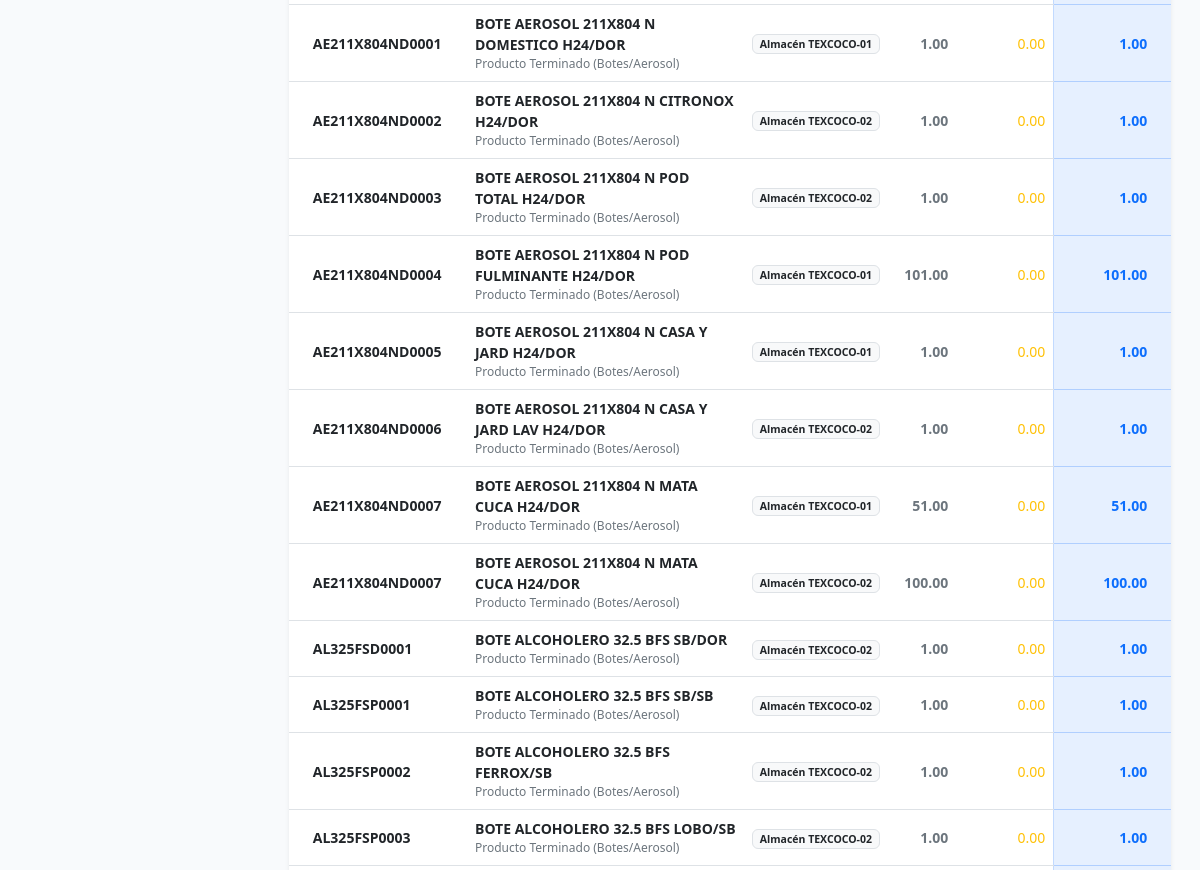
The page /inventario/existencias/ (signed in, middle part) on the database as committed earlier.
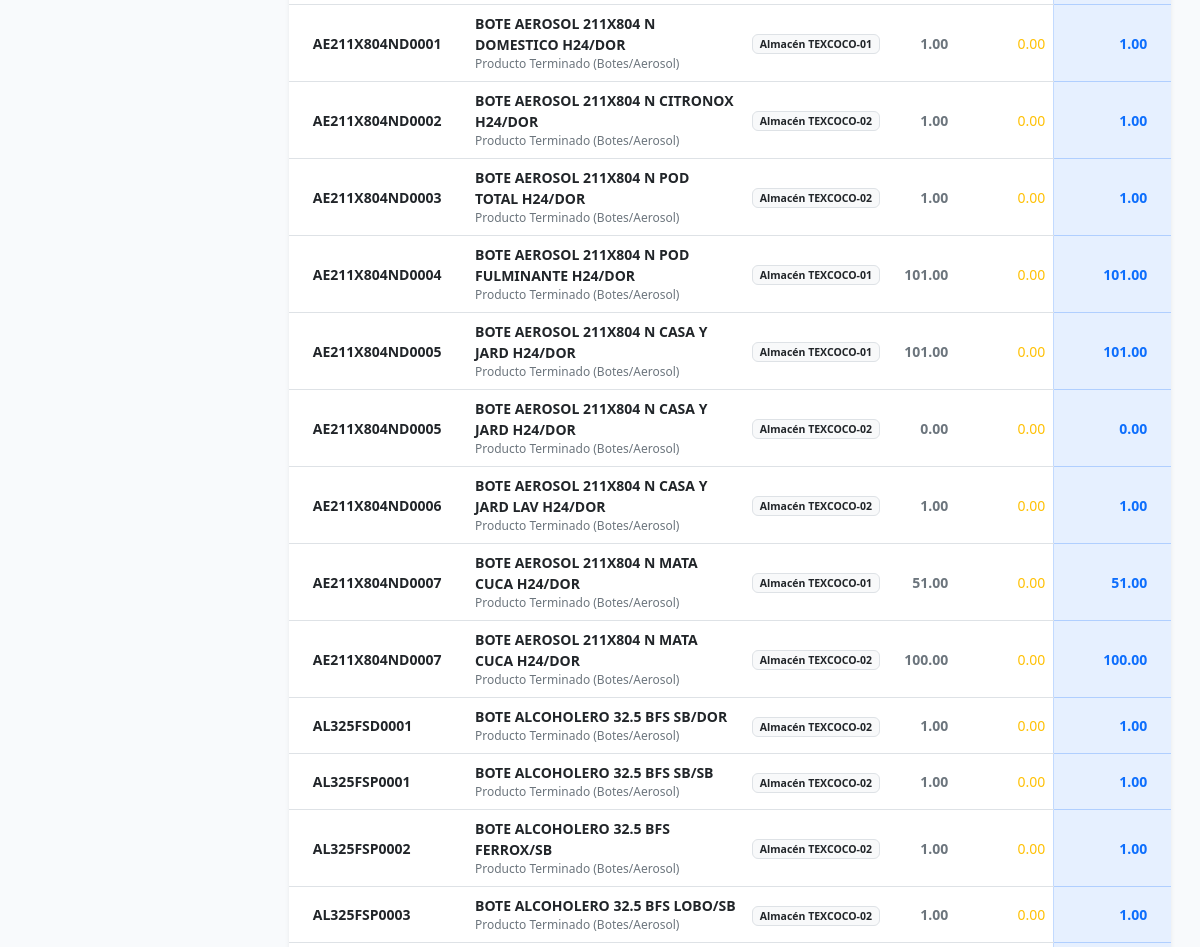
The same page on the database as committed later.
### inventario/models.py (models this page shows, shortened)
class Stock(models.Model):
    producto = models.ForeignKey(Producto, on_delete=models.CASCADE)
    bodega = models.ForeignKey(Bodega, on_delete=models.PROTECT)
    cantidad = models.DecimalField(
        max_digits=18, decimal_places=6, default=Decimal('0.000000'), validators=[MinValueValidator(Decimal('0.000000'))]
    )
    cantidad_reservada = models.DecimalField(
        max_digits=18, decimal_places=6, default=Decimal('0.000000'),
        help_text="Stock apartado para Órdenes de Producción o Pedidos de Venta"
    )
    ubicacion_especifica = models.CharField(max_length=50, blank=True, null=True, help_text="Ej: Pasillo A, Estante 4")
    stock_minimo = models.DecimalField(max_digits=18, decimal_places=6, default=Decimal('0.000000'), help_text="Alerta de stock mínimo")
    fecha_ultima_actualizacion = models.DateTimeField(auto_now=True)
    class Meta:
        verbose_name = "Existencia (Stock)"
        verbose_name_plural = "Existencias por Ubicación"
        unique_together = ('producto', 'bodega')
    @property
    def cantidad_disponible(self):
        return self.cantidad - self.cantidad_reservada

class Producto(models.Model):
    MATERIA_PRIMA = 'MP'
    COMPONENTE = 'CP'
    PRODUCTO_TERMINADO = 'PT'
    TIPO_PRODUCTO_CHOICES = [
        (MATERIA_PRIMA, 'Materia Prima (Químicos/Hojalata)'),
        (COMPONENTE, 'Componente (Válvulas/Tapas)'),
        (PRODUCTO_TERMINADO, 'Producto Terminado (Botes/Aerosol)'),
    ]
    nombre = models.CharField(max_length=255)
    sku = models.CharField(max_length=50, unique=True, help_text="Ej: AE-001 (Aerosol) o MP-BAR-EPO (Barniz)")
    descripcion = models.TextField(blank=True, null=True)
    tipo = models.CharField(max_length=2, choices=TIPO_PRODUCTO_CHOICES, default=PRODUCTO_TERMINADO)
    unidad_medida = models.ForeignKey(UnidadMedida, on_delete=models.PROTECT, help_text="Ej: Pza, Kg")
    moneda_base_costo = models.ForeignKey(
        Moneda, on_delete=models.PROTECT, related_name='productos_costo', help_text="Moneda en la que se rastrea el costo promedio"
    )
    moneda_base_venta = models.ForeignKey(
        Moneda, on_delete=models.PROTECT, related_name='productos_venta', help_text="Moneda de referencia para precios de venta"
    )
    costo_promedio_mxn = models.DecimalField(
        max_digits=18, decimal_places=6, default=Decimal('0.000000'), help_text="Costo promedio unitario en MXN para contabilidad"
    )
    class Meta:
        verbose_name = "Producto"
        verbose_name_plural = "Catálogo de Productos"

class Bodega(models.Model):
    codigo = models.CharField(max_length=20, unique=True)
    nombre = models.CharField(max_length=100)
    descripcion = models.TextField(blank=True, null=True)
    class Meta:
        verbose_name = "Bodega / Almacén"
        verbose_name_plural = "Bodegas / Almacenes"

### inventario/views.py (the view)
# urls.py: path('existencias/', views.existencias_view, name='existencias'),
@login_required
def existencias_view(request):
    existencias = Stock.objects.select_related('producto', 'bodega').all().order_by('producto__sku', 'bodega__nombre')
    query = request.GET.get('q', '').strip()
    bodega_id = request.GET.get('bodega', '').strip()
    if query:
        existencias = existencias.filter(
            Q(producto__sku__icontains=query) | Q(producto__nombre__icontains=query)
        )
    if bodega_id:
        existencias = existencias.filter(bodega_id=bodega_id)
    if request.headers.get('HX-Request'):
        return render(request, 'inventario/partials/_tabla_existencias.html', {'existencias': existencias})
    bodegas = Bodega.objects.all() # Traemos las bodegas reales para el filtro
    return render(request, 'inventario/existencias.html', {
        'existencias': existencias,
        'bodegas': bodegas,
        'query': query
    })

### inventario/templates/inventario/existencias.html (shortened to what this page needs)
{% extends 'general/base.html' %}
{% load static %}
{% block content %}
<div id="tabla-existencias-container">
    {% include 'inventario/partials/_tabla_existencias.html' %}
</div>
{% endblock %}

### inventario/templates/inventario/partials/_tabla_existencias.html (shortened to what this page needs)
<div class="card border-0 shadow-sm">
    <div class="card-body p-0">
        <div class="table-responsive">
            <table class="table table-hover align-middle mb-0">
                <tbody class="text-secondary small">
                    {% for item in existencias %}
                    <tr>
                        <td class="ps-4 fw-bold text-dark">{{ item.producto.sku }}</td>
                        <td>
                            <div class="d-flex flex-column">
                                <span class="fw-semibold text-dark">{{ item.producto.nombre }}</span>
                                <span class="text-muted" style="font-size: 0.75rem;">{{ item.producto.get_tipo_display }}</span>
                            </div>
                        </td>
                        <td>
                            <span class="badge bg-light text-dark border">{{ item.bodega.nombre }}</span>
                        </td>
                        <td class="text-end fw-semibold">{{ item.cantidad|floatformat:2 }}</td>
                        <td class="text-end text-warning">{{ item.cantidad_reservada|floatformat:2 }}</td>
                        <td class="text-end pe-4 fw-bold bg-primary bg-opacity-10 text-primary border-start border-primary border-opacity-25">
                            {{ item.cantidad_disponible|floatformat:2 }}
                        </td>
                    </tr>
                    {% endfor %}
                </tbody>
            </table>
        </div>
    </div>
</div>

Rows that differ between the two databases and show on the page:
changed Stock (number 5 of 13 on the later page): cantidad "1.00" → "101.00"; cantidad_disponible "1.00" → "101.00"
added Stock: producto.sku "AE211X804ND0005", producto.nombre "BOTE AEROSOL 211X804 N CASA Y JARD H24/DOR", producto.tipo "Producto Terminado (Botes/Aerosol)", bodega.nombre "Almacén TEXCOCO-02", cantidad "0.00", cantidad_reservada "0.00", cantidad_disponible "0.00"
